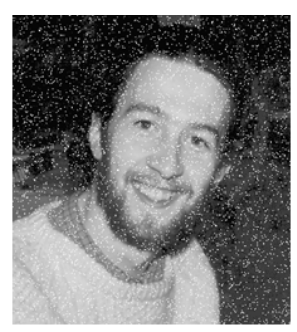
#> input picture EXP 9/image1.png, 297 x 332 px
$ jupyter execute 035_Open_Ended_9.ipynb
#> lines starting #> are read from the running program, lines starting #| are printed output that depends on the picture
[cell 1]
import os
import cv2
import numpy as np
import matplotlib.pyplot as plt

# --------------------------------------------------
# 1. Input: Five different images
# --------------------------------------------------

image_files = [
    "image1.png",
    "image2.png",
    "image3.png",
    "image4.png",
    "image5.png"
]

output_folder = "Experiment9_Results"
os.makedirs(output_folder, exist_ok=True)


# --------------------------------------------------
# 2. Define smoothing and sharpening filters
# --------------------------------------------------

# Sharpening kernel
sharpening_kernel = np.array([
    [-1, -1, -1],
    [-1,  9, -1],
    [-1, -1, -1]
], dtype=np.float32)

# Spatial high-pass sharpening kernel
highpass_kernel = np.array([
    [ 0, -1,  0],
    [-1,  5, -1],
    [ 0, -1,  0]
], dtype=np.float32)


# --------------------------------------------------
# 3. Process each image
# --------------------------------------------------

for image_number, filename in enumerate(image_files, start=1):

    image = cv2.imread(filename)
#> image is the input picture: shape (332, 297, 3); min 0, max 255, mean 123.1

    if image is None:
        print(f"Skipping {filename}: file not found or unreadable.")
        continue

    # Convert image from BGR to RGB for Matplotlib
    original = cv2.cvtColor(image, cv2.COLOR_BGR2RGB)

    # A. Gaussian smoothing
    gaussian = cv2.GaussianBlur(
        image, (5, 5), 1.5
    )
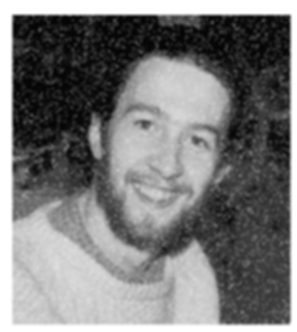
#> gaussian: shape (332, 297, 3); min 5, max 255, mean 123.1

    # B. Averaging linear filter
    averaging_kernel = np.ones(
        (5, 5), dtype=np.float32
    ) / 25

    averaging = cv2.filter2D(
        image, -1, averaging_kernel
    )

    # C. Median filtering
    median = cv2.medianBlur(image, 5)
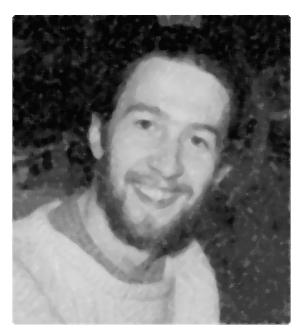
#> median: shape (332, 297, 3); min 4, max 255, mean 120.8

    # D. Sharpening using a spatial kernel
    sharpened = cv2.filter2D(
        image, -1, sharpening_kernel
    )
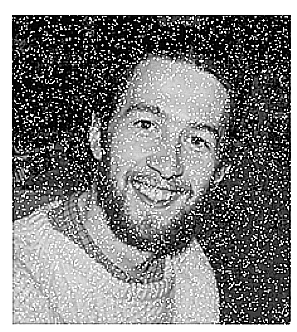
#> sharpened: shape (332, 297, 3); min 0, max 255, mean 127.2

    # E. Gaussian smoothing followed by high-pass sharpening
    blurred = cv2.GaussianBlur(image, (5, 5), 0)

    highpass_sharpened = cv2.filter2D(
        blurred, -1, highpass_kernel
    )

    # Collect all results
    results = {
        "Original": image,
        "Gaussian Smoothing": gaussian,
        "Averaging Smoothing": averaging,
        "Median Smoothing": median,
        "Spatial Sharpening": sharpened,
        "High-Pass Sharpening": highpass_sharpened
    }

    # Save every filtered image
    base_name = os.path.splitext(
        os.path.basename(filename)
    )[0]

    for filter_name, result in results.items():
        safe_name = filter_name.lower().replace(" ", "_")
        output_path = os.path.join(
            output_folder,
            f"{base_name}_{safe_name}.jpg"
        )

        cv2.imwrite(output_path, result)
#> this loop made 6 passes
#> (filter_name, safe_name) on passes 1 to 6: ('Original', 'original'), ('Gaussian Smoothing', 'gaussian_smoothing'), ('Averaging Smoothing', 'averaging_smoothing'), ('Median Smoothing', 'median_smoothing'), ('Spatial Sharpening', 'spatial_sharpening'), ('High-Pass Sharpening', 'high-pass_sharpening')

    # Display original and filtered results in one figure
    fig, axes = plt.subplots(2, 3, figsize=(12, 6))

    for ax, (filter_name, result) in zip(
        axes.flat, results.items()
    ):
        result_rgb = cv2.cvtColor(
            result, cv2.COLOR_BGR2RGB
        )

        ax.imshow(result_rgb)
        ax.set_title(filter_name)
        ax.axis("off")
#> this loop made 6 passes
    plt.tight_layout()

    comparison_path = os.path.join(
        output_folder,
        f"{base_name}_comparison.png"
    )

    plt.savefig(
        comparison_path,
        dpi=150,
        bbox_inches="tight"
    )

    plt.show()
    plt.close(fig)
#> pass 2 of the loop `for image_number, filename in enumerate(image_files, start=1):`:
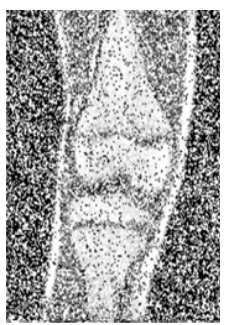
#> input picture EXP 9/image2.png, 225 x 325 px
#> image is the input picture: shape (325, 225, 3); mean B, G, R 163.5, 163.5, 163.5
#> gaussian: shape (325, 225, 3)
#> averaging: shape (325, 225, 3)
#> median: shape (325, 225, 3)
#> `sharpened = cv2.filter2D( image, -1, sharpening_kernel )`:
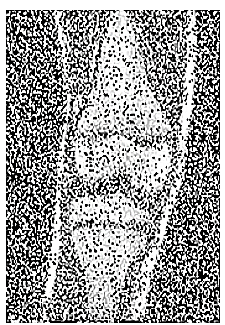
#> sharpened: shape (325, 225, 3); mean B, G, R 157, 157.1, 157
#> blurred: shape (325, 225, 3)
#> highpass_sharpened: shape (325, 225, 3)
#> the loop `for filter_name, result in results.items():` made 6 passes
#> the loop `for ax, (filter_name, result) in zip( axes.flat, results.items() ):` made 6 passes
#> `plt.savefig( comparison_path, dpi=150, bbox_inches="tight" )`:
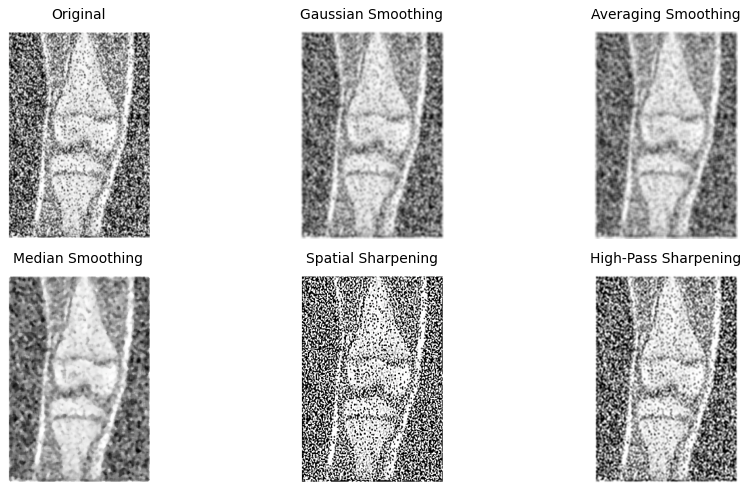
#> figure drawn by matplotlib, 6 panels
#> pass 3 of the loop `for image_number, filename in enumerate(image_files, start=1):`:
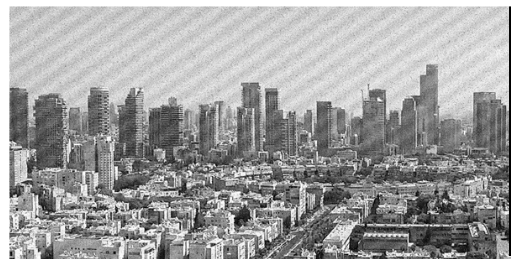
#> input picture EXP 9/image3.png, 511 x 265 px
#> image is the input picture: shape (265, 511, 3); min 0, max 255, mean 161.5
#> gaussian: shape (265, 511, 3)
#> averaging: shape (265, 511, 3)
#> median: shape (265, 511, 3)
#> `sharpened = cv2.filter2D( image, -1, sharpening_kernel )`:
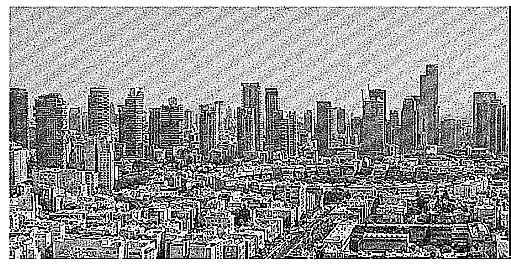
#> sharpened: shape (265, 511, 3); min 0, max 255, mean 156.6
#> blurred: shape (265, 511, 3)
#> `highpass_sharpened = cv2.filter2D( blurred, -1, highpass_kernel )`:
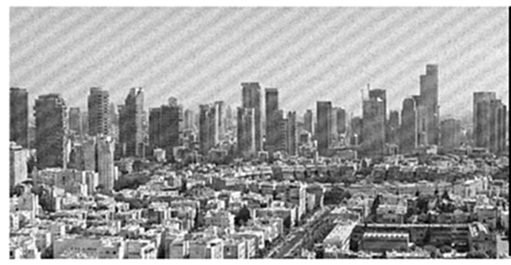
#> highpass_sharpened: shape (265, 511, 3); min 0, max 255, mean 161.3
#> the loop made 5 passes; the first 3 are shown
